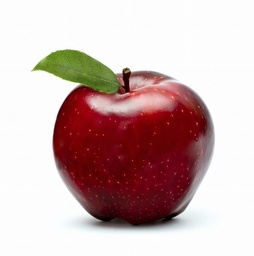
#> input picture images/apple.jpeg, 254 x 256 px, shrunk from 1400 x 1411 before the run, found by its file name
$ jupyter execute Edge_Detection.ipynb
#> lines starting #> are read from the running program, lines starting #| are printed output that depends on the picture
<a href="https://colab.research.google.com/github/Yousof-Mahmoud/Computer-Vision-2022/blob/main/Edge_Detection.ipynb" target="_parent"></a>

[cell 1]
# importing required libraries
import numpy as np
from operator import index, length_hint
from re import I
import matplotlib.pyplot as plt
import matplotlib.image as img
from PIL import Image
import numpy as np
from scipy import signal
import cv2
from google.colab.patches import cv2_imshow

[cell 2]
def Convolution(image,kernal):
            pixel_value=0
            image_array = np.array(image)
            rows, columns = image_array.shape
            Krows,kcolumns=kernal.shape
            new_image=np.ones([rows-(Krows-1), columns-(kcolumns-1)],dtype=np.float32)
    # For Moving Window
            for i in range(rows-( Krows-1)):
                for j in range(columns-(kcolumns-1)):
                   V_index=0
                   U_index=0
# For convolving with kernals depening on their selected size
                   for rp in range (i,i+ Krows):
                        for cp in range (j,j+kcolumns):
                            pixel_value=pixel_value+image_array[rp][cp]*kernal[U_index][V_index]
                            V_index+=1
                        V_index=0
                        U_index+=1
                   U_index=0
                   new_image[i][j]=pixel_value
                   pixel_value=0
            print(new_image)
            return new_image

[cell 3]
X_kernel = (np.array([[-1, 0, 1],
                    [-2, 0, 2],
                    [-1, 0, 1]]))

Y_kernel = (np.array([[-1,-2,-1],
                    [0,0,0],
                    [1,2,1]]))
XY_kernel = (np.array([[-2,-2, 0],
                    [-2, 0, 2],
                    [0, 0, 2]]))

outline = np.array([
    [-1, -1, -1],
    [-1,  8, -1],
    [-1, -1, -1]])

[cell 4]
def Sobel_X(img: np.array) -> np.array:
    imgx = Convolution(img, X_kernel)
    return imgx

[cell 5]
def Sobel_Y(img: np.array) -> np.array:
    imgy = Convolution(img, Y_kernel)
    return imgy

[cell 6]
def Sobel_XY(img: np.array) -> np.array:
    imgx = Convolution(img, X_kernel)
    imgxy = Convolution(imgx, Y_kernel)
    return imgxy

[cell 7]
img_1= cv2.imread('/content/apple.jpeg')
#> img_1 is the input picture: shape (256, 254, 3); mean B, G, R 181.5, 182.5, 206.3
img_2=cv2.cvtColor(img_1, cv2.COLOR_BGR2GRAY) #flage=0 for gray scale
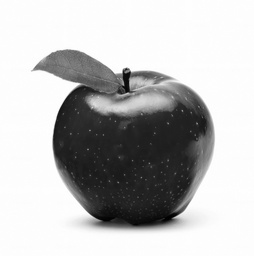
#> img_2: shape (256, 254); min 0, max 255, mean 189.5
img_3= cv2.GaussianBlur(img_2, (3,3), 0)

[cell 8]
SobelX=Sobel_X(img_3)
#> after the loop in Convolution, `for i in range(rows-( Krows-1)):`:
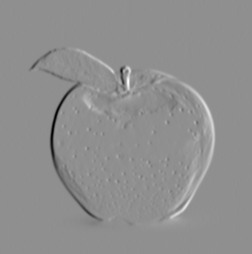
#> new_image: shape (254, 252) float32; min -679, max 527, mean 0; drawn with min black and max white
#> (printed output is left out)
cv2_imshow(SobelX)

[cell 9]
SobelY=Sobel_Y(img_3)
#> after the loop in Convolution (call 2), `for i in range(rows-( Krows-1)):`:
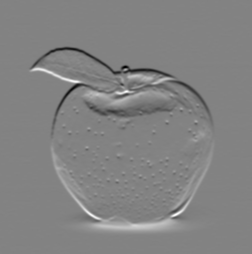
#> new_image: shape (254, 252) float32; min -510, max 483, mean 0; drawn with min black and max white
#> (printed output is left out)
cv2_imshow(SobelY)

[cell 10]
SobelْXY=Sobel_XY(img_3)
#> (printed output is left out)
#> after the loop in Convolution (call 4), `for i in range(rows-( Krows-1)):`:
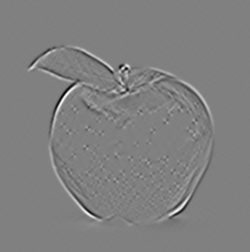
#> new_image: shape (252, 250) float32; min -1106, max 1092, mean 0; drawn with min black and max white
#> (printed output is left out)
cv2_imshow(SobelْXY)

[cell 11]
roberts_cross_v = np.array([[-1, 0],
                            [0, 1]])

roberts_cross_h = np.array([[0, -1],
                            [1, 0]])

def Robert_Mask(img: np.array) -> np.array:
    vertical = Convolution(img, roberts_cross_v)
#> after the loop in Convolution (call 5), `for i in range(rows-( Krows-1)):`:
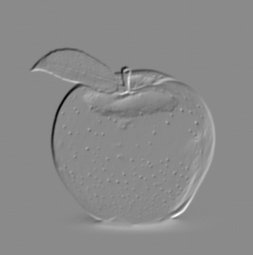
#> new_image: shape (255, 253) float32; min -136, max 115, mean 0; drawn with min black and max white
#> (printed output is left out)
    horizontal = Convolution(img, roberts_cross_h)
#> after the loop in Convolution (call 6), `for i in range(rows-( Krows-1)):`:
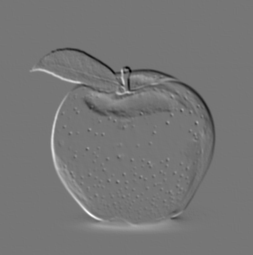
#> new_image: shape (255, 253) float32; min -104, max 120, mean 0; drawn with min black and max white
#> (printed output is left out)
    edged_img = np.sqrt(np.square(horizontal) + np.square(vertical))
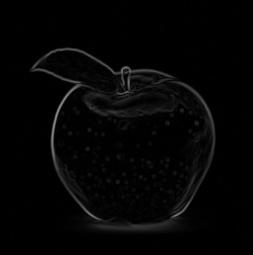
#> edged_img: shape (255, 253) float32; min 0, max 141.5, mean 4.7
    cv2.imshow(edged_img)

$ run again, with images/Curve.jpeg copied over images/apple.jpeg
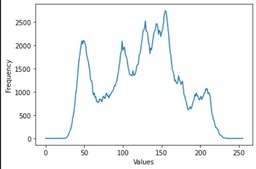
#> input picture images/Curve.jpeg, 256 x 169 px, shrunk from 494 x 327 before the run, found by its file name
#> img_1 is the input picture: shape (169, 256, 3); mean B, G, R 247.5, 247, 245.6
#> (printed output is left out)
#> (printed output is left out)
#> (printed output is left out)
#> (printed output is left out)
#> (printed output is left out)
#> after the loop in Convolution (call 6), `for i in range(rows-( Krows-1)):`:
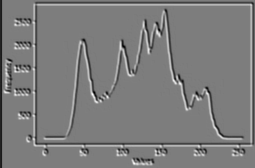
#> new_image: shape (168, 255) float32; min -76, max 79, mean -0.5; drawn with min black and max white
#> (printed output is left out)
#> in Robert_Mask, `edged_img = np.sqrt(np.square(horizontal) + np.square(vertical))`:
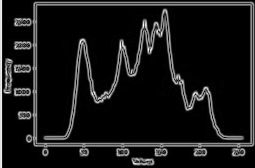
#> edged_img: shape (168, 255) float32; min 0, max 88.53, mean 8.2; drawn with min black and max white

$ run again, with images/Histogram.jpeg copied over images/apple.jpeg
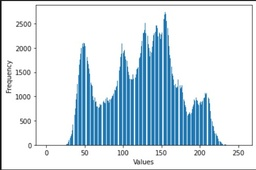
#> input picture images/Histogram.jpeg, 256 x 170 px, shrunk from 496 x 330 before the run, found by its file name
#> img_1 is the input picture: shape (170, 256, 3); mean B, G, R 232.3, 222.5, 206.7
#> (printed output is left out)
#> (printed output is left out)
#> (printed output is left out)
#> (printed output is left out)
#> (printed output is left out)
#> (printed output is left out)
#> in Robert_Mask, `edged_img = np.sqrt(np.square(horizontal) + np.square(vertical))`:
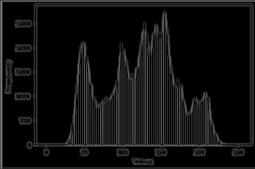
#> edged_img: shape (169, 255) float32; min 0, max 130.1, mean 16.4
